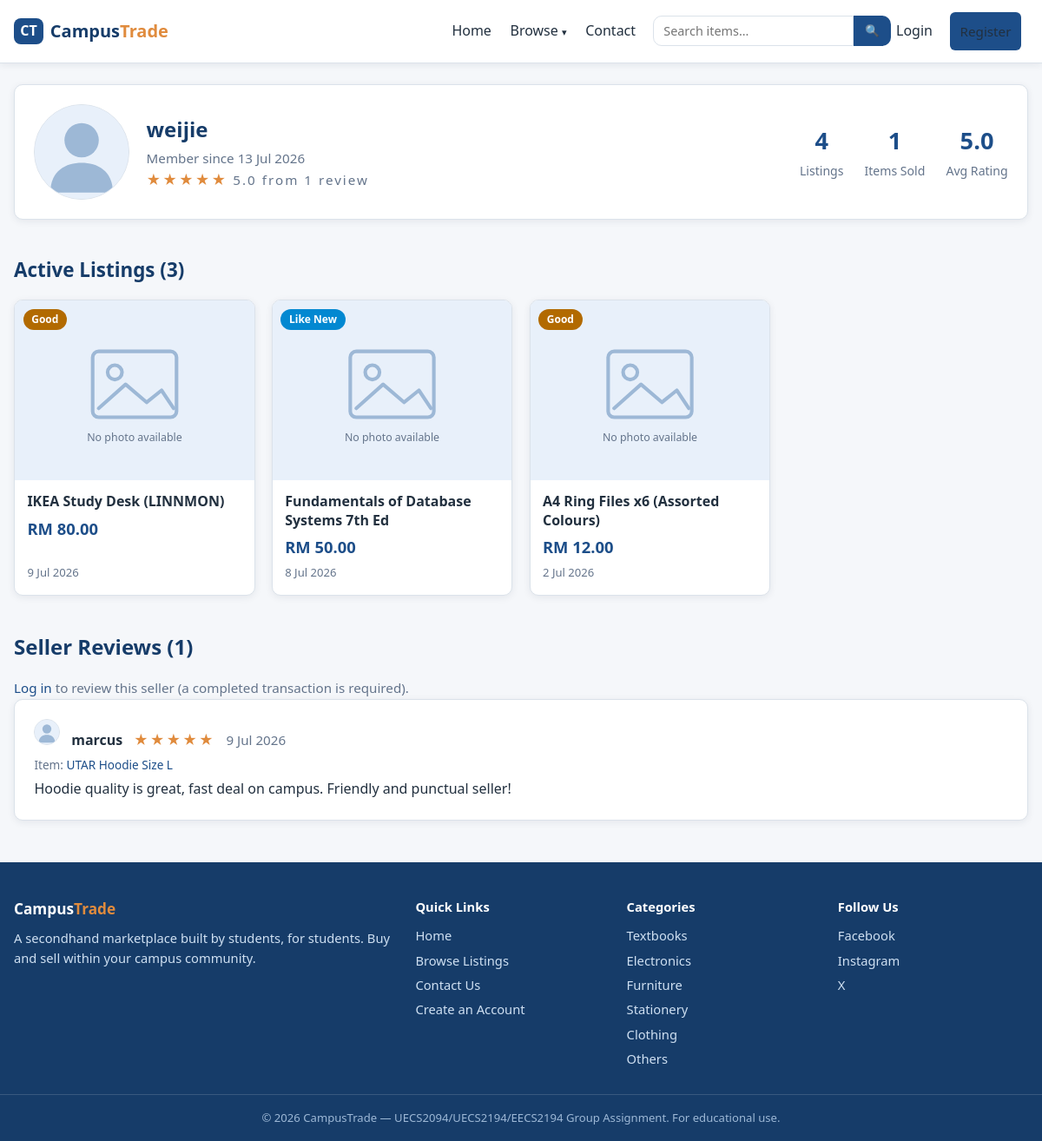
Page /seller.php?id=3 on the committed database.
### tables this page shows
CREATE TABLE users (
  user_id       INT AUTO_INCREMENT PRIMARY KEY,
  username      VARCHAR(50)  NOT NULL UNIQUE,
  email         VARCHAR(100) NOT NULL UNIQUE,
  password      VARCHAR(255) NOT NULL,
  phone         VARCHAR(20)  NULL,
  profile_image VARCHAR(255) NOT NULL DEFAULT 'default.png',
  qr_image      VARCHAR(255) NULL,
  role          ENUM('user','admin') NOT NULL DEFAULT 'user',
  created_at    DATETIME NOT NULL DEFAULT CURRENT_TIMESTAMP
);

CREATE TABLE listings (
  listing_id     INT AUTO_INCREMENT PRIMARY KEY,
  user_id        INT NOT NULL,
  title          VARCHAR(100) NOT NULL,
  description    TEXT NOT NULL,
  price          DECIMAL(10,2) NOT NULL,
  category       VARCHAR(50) NOT NULL,
  item_condition ENUM('New','Like New','Good','Fair') NOT NULL,
  image          VARCHAR(255) NULL,
  status         ENUM('Available','Sold','Reserved') NOT NULL DEFAULT 'Available',
  created_at     DATETIME NOT NULL DEFAULT CURRENT_TIMESTAMP,
  updated_at     DATETIME NULL ON UPDATE CURRENT_TIMESTAMP,
  CONSTRAINT fk_listings_user FOREIGN KEY (user_id)
    REFERENCES users(user_id) ON DELETE CASCADE
);

CREATE TABLE reviews (
  review_id   INT AUTO_INCREMENT PRIMARY KEY,
  seller_id   INT NOT NULL,
  reviewer_id INT NOT NULL,
  listing_id  INT NULL,
  rating      INT NOT NULL,
  comment     TEXT NULL,
  created_at  DATETIME NOT NULL DEFAULT CURRENT_TIMESTAMP,
  CONSTRAINT fk_reviews_seller FOREIGN KEY (seller_id)
    REFERENCES users(user_id) ON DELETE CASCADE,
  CONSTRAINT fk_reviews_reviewer FOREIGN KEY (reviewer_id)
    REFERENCES users(user_id) ON DELETE CASCADE,
  CONSTRAINT fk_reviews_listing FOREIGN KEY (listing_id)
    REFERENCES listings(listing_id) ON DELETE SET NULL,
  CONSTRAINT chk_rating CHECK (rating BETWEEN 1 AND 5)
);

### includes/functions.php (called while the page is built, shortened)
<?php
function e(?string $value): string
{
    return htmlspecialchars($value ?? '', ENT_QUOTES, 'UTF-8');
}
function is_logged_in(): bool
{
    return isset($_SESSION['user_id']);
}
function format_price(float $price): string
{
    return 'RM ' . number_format($price, 2);
}
function format_date(string $datetime): string
{
    return date('j M Y', strtotime($datetime));
}
function condition_class(string $condition): string
{
    return 'badge-' . strtolower(str_replace(' ', '-', $condition));
}
function listing_image(?string $image): string
{
    return 'images/placeholder.svg';
}
function user_avatar(?string $image): string
{
    return 'images/avatar.svg';
}
function render_stars(float $rating): string
{
    $rounded = (int) round($rating);
    return str_repeat('★', $rounded) . str_repeat('☆', 5 - $rounded);
}
function seller_rating(mysqli $conn, int $seller_id): array
{
    $stmt = $conn->prepare('SELECT AVG(rating) AS avg_rating, COUNT(*) AS total FROM reviews WHERE seller_id = ?');
    $stmt->bind_param('i', $seller_id);
    $stmt->execute();
    $row = $stmt->get_result()->fetch_assoc();
    return ['avg' => (float) ($row['avg_rating'] ?? 0), 'count' => (int) $row['total']];
}

### seller.php (the view, shortened to what this page needs)
<?php
require_once __DIR__ . '/includes/db.php';
$seller_id = (int) ($_GET['id'] ?? $_POST['seller_id'] ?? 0);
$stmt = $conn->prepare('SELECT user_id, username, profile_image, created_at FROM users WHERE user_id = ?');
$stmt->bind_param('i', $seller_id);
$stmt->execute();
$seller = $stmt->get_result()->fetch_assoc();
$stmt = $conn->prepare(
    "SELECT
        (SELECT COUNT(*) FROM listings WHERE user_id = ?)                      AS total_listings,
        (SELECT COUNT(*) FROM listings WHERE user_id = ? AND status = 'Sold')  AS items_sold"
);
$stmt->bind_param('ii', $seller_id, $seller_id);
$stmt->execute();
$stats = $stmt->get_result()->fetch_assoc();
$rating = seller_rating($conn, $seller_id);
$stmt = $conn->prepare(
    "SELECT listing_id, title, price, item_condition, image, status, created_at
     FROM listings
     WHERE user_id = ? AND status <> 'Sold'
     ORDER BY created_at DESC"
);
$stmt->bind_param('i', $seller_id);
$stmt->execute();
$active_listings = $stmt->get_result()->fetch_all(MYSQLI_ASSOC);
$stmt = $conn->prepare(
    'SELECT r.review_id, r.reviewer_id, r.rating, r.comment, r.created_at,
            u.username AS reviewer_name, u.profile_image AS reviewer_image,
            l.title AS listing_title, l.listing_id
     FROM reviews r
     JOIN users u ON r.reviewer_id = u.user_id
     LEFT JOIN listings l ON r.listing_id = l.listing_id
     WHERE r.seller_id = ?
     ORDER BY r.created_at DESC'
);
$stmt->bind_param('i', $seller_id);
$stmt->execute();
$reviews = $stmt->get_result()->fetch_all(MYSQLI_ASSOC);
$can_review = false;
$reviewable_listings = [];
require_once __DIR__ . '/includes/header.php';
?>
<div class="container">
    <section class="seller-profile-head card">
        <img src="<?= e(user_avatar($seller['profile_image'])) ?>"
             alt="<?= e($seller['username']) ?>'s profile picture" class="avatar avatar-xl">
        <div>
            <h1><?= e($seller['username']) ?></h1>
            <p class="muted">Member since <?= format_date($seller['created_at']) ?></p>
            <?php if ($rating['count'] > 0): ?>
                <p class="stars"><?= render_stars($rating['avg']) ?>
                    <span class="muted"><?= number_format($rating['avg'], 1) ?> from <?= $rating['count'] ?> review<?= $rating['count'] === 1 ? '' : 's' ?></span></p>
            <?php else: ?>
                <p class="muted">No reviews yet</p>
            <?php endif; ?>
        </div>
        <div class="seller-profile-stats">
            <div class="stat">
                <span class="stat-number"><?= (int) $stats['total_listings'] ?></span>
                <span class="stat-label">Listings</span>
            </div>
            <div class="stat">
                <span class="stat-number"><?= (int) $stats['items_sold'] ?></span>
                <span class="stat-label">Items Sold</span>
            </div>
            <div class="stat">
                <span class="stat-number"><?= $rating['count'] > 0 ? number_format($rating['avg'], 1) : '—' ?></span>
                <span class="stat-label">Avg Rating</span>
            </div>
        </div>
    </section>
    <section class="section">
        <h2 class="section-title">Active Listings (<?= count($active_listings) ?>)</h2>
        <?php if (!$active_listings): ?>
            <p class="empty-state">This seller has no active listings right now.</p>
        <?php else: ?>
            <div class="card-grid">
                <?php foreach ($active_listings as $item): ?>
                    <a class="item-card" href="item.php?id=<?= (int) $item['listing_id'] ?>">
                        <div class="item-image">
                            <img src="<?= e(listing_image($item['image'])) ?>" alt="<?= e($item['title']) ?>">
                            <span class="badge <?= condition_class($item['item_condition']) ?>"><?= e($item['item_condition']) ?></span>
                        </div>
                        <div class="item-body">
                            <h3 class="item-title"><?= e($item['title']) ?></h3>
                            <p class="item-price"><?= format_price((float) $item['price']) ?></p>
                            <p class="item-meta"><span><?= format_date($item['created_at']) ?></span></p>
                        </div>
                    </a>
                <?php endforeach; ?>
            </div>
        <?php endif; ?>
    </section>
    <section class="reviews-section">
        <h2>Seller Reviews (<?= count($reviews) ?>)</h2>
        <?php if ($can_review): ?>
            <form method="post" action="seller.php" class="review-form card" id="reviewForm">
                <input type="hidden" name="action" value="add_review">
                <input type="hidden" name="seller_id" value="<?= $seller_id ?>">
                <div class="form-group">
                    <label>Your Rating *</label>
                    <div class="star-input" id="starInput">
                        <?php for ($s = 5; $s >= 1; $s--): ?>
                            <input type="radio" name="rating" id="star<?= $s ?>" value="<?= $s ?>" required>
                            <label for="star<?= $s ?>" title="<?= $s ?> star<?= $s === 1 ? '' : 's' ?>">&#9733;</label>
                        <?php endfor; ?>
                    </div>
                </div>
                <div class="form-group">
                    <label for="listing_id">Which item was your transaction for?</label>
                    <select id="listing_id" name="listing_id">
                        <option value="0">— Prefer not to say —</option>
                        <?php foreach ($reviewable_listings as $l): ?>
                            <option value="<?= (int) $l['listing_id'] ?>"><?= e($l['title']) ?></option>
                        <?php endforeach; ?>
                    </select>
                </div>
                <div class="form-group">
                    <label for="comment">Comment (optional)</label>
                    <textarea id="comment" name="comment" rows="3" maxlength="1000"
                              placeholder="How was your experience with this seller?"></textarea>
                </div>
                <button type="submit" class="btn btn-primary">Post Review</button>
            </form>
        <?php elseif (is_logged_in() && $_SESSION['user_id'] !== $seller_id): ?>
            <p class="muted">You can review this seller after completing a transaction with them.</p>
        <?php elseif (!is_logged_in()): ?>
            <p class="muted"><a href="login.php">Log in</a> to review this seller (a completed transaction is required).</p>
        <?php endif; ?>
        <?php if (!$reviews): ?>
            <p class="empty-state">No reviews for this seller yet.</p>
        <?php else: ?>
            <ul class="review-list">
                <?php foreach ($reviews as $review): ?>
                    <li class="review card">
                        <div class="review-head">
                            <img src="<?= e(user_avatar($review['reviewer_image'])) ?>" alt="" class="avatar">
                            <strong><?= e($review['reviewer_name']) ?></strong>
                            <span class="stars"><?= render_stars((float) $review['rating']) ?></span>
                            <span class="muted"><?= format_date($review['created_at']) ?></span>
                        </div>
                        <?php if ($review['listing_title']): ?>
                            <p class="muted review-item-ref">Item:
                                <a href="item.php?id=<?= (int) $review['listing_id'] ?>"><?= e($review['listing_title']) ?></a></p>
                        <?php endif; ?>
                        <?php if ($review['comment']): ?>
                            <p><?= nl2br(e($review['comment'])) ?></p>
                        <?php endif; ?>
                    </li>
                <?php endforeach; ?>
            </ul>
        <?php endif; ?>
    </section>
</div>
<?php require_once __DIR__ . '/includes/footer.php'; ?>

### css/style.css (style rules this page uses)
:root { --primary: #1d4e89; --primary-dark: #163c69; --primary-light: #e8f0fa; --accent: #f4a259; --accent-dark: #e08b3d; --success: #2e7d32; --danger: #c62828; --warning: #b26a00; --text: #22303f; --text-muted: #64748b; --bg: #f5f7fa; --surface: #ffffff; --border: #dbe2ea; --radius: 10px; --shadow: 0 2px 8px rgba(24, 40, 66, 0.08); --shadow-hover: 0 6px 18px rgba(24, 40, 66, 0.14); --font: "Segoe UI", system-ui, -apple-system, Arial, sans-serif; }
* { margin: 0; padding: 0; box-sizing: border-box; }
html { font-size: 16px; }
body { font-family: var(--font); color: var(--text); background: var(--bg); line-height: 1.6; min-height: 100vh; display: flex; flex-direction: column; }
img { max-width: 100%; display: block; }
a { color: var(--primary); text-decoration: none; }
ul { list-style: none; }
.container { width: 100%; max-width: 1200px; margin: 0 auto; padding: 0 1rem; }
.section { margin-top: 2.5rem; }
.section-title { font-size: 1.4rem; margin-bottom: 1rem; color: var(--primary-dark); }
.muted { color: var(--text-muted); font-size: 0.95rem; }
.stat-number { display: block; font-size: 1.7rem; font-weight: 700; color: var(--primary); }
.stat-label { color: var(--text-muted); font-size: 0.88rem; }
.card-grid { display: grid; grid-template-columns: 1fr; gap: 1.2rem; }
.item-card { background: var(--surface); border: 1px solid var(--border); border-radius: var(--radius); overflow: hidden; box-shadow: var(--shadow); color: var(--text); display: flex; flex-direction: column; transition: transform 0.15s, box-shadow 0.15s; }
.item-image { position: relative; aspect-ratio: 4 / 3; background: var(--primary-light); overflow: hidden; display: block; }
.item-image img { width: 100%; height: 100%; object-fit: cover; }
.item-body { padding: 0.9rem; display: flex; flex-direction: column; gap: 0.3rem; flex: 1; }
.item-title { font-size: 1rem; line-height: 1.35; overflow: hidden; display: -webkit-box; -webkit-line-clamp: 2; -webkit-box-orient: vertical; }
.item-price { font-size: 1.15rem; font-weight: 700; color: var(--primary); }
.item-meta { display: flex; justify-content: space-between; color: var(--text-muted); font-size: 0.82rem; margin-top: auto; }
.badge { position: absolute; top: 0.6rem; left: 0.6rem; padding: 0.15rem 0.6rem; border-radius: 999px; font-size: 0.75rem; font-weight: 700; color: #fff; }
.badge-like-new { background: #0288d1; }
.badge-good { background: var(--warning); }
.card { background: var(--surface); border: 1px solid var(--border); border-radius: var(--radius); padding: 1.4rem; box-shadow: var(--shadow); }
.reviews-section { margin-top: 2.5rem; }
.reviews-section h2 { color: var(--primary-dark); margin-bottom: 1rem; }
.review-list { display: grid; gap: 0.9rem; }
.review-head { display: flex; gap: 0.8rem; align-items: baseline; flex-wrap: wrap; margin-bottom: 0.3rem; }
.stars { color: var(--accent-dark); letter-spacing: 2px; }
.avatar { width: 40px; height: 40px; border-radius: 50%; object-fit: cover; border: 1px solid var(--border); background: var(--primary-light); }
.avatar-xl { width: 110px; height: 110px; }
.seller-profile-head { display: flex; flex-wrap: wrap; gap: 1.2rem; align-items: center; margin-top: 1.5rem; }
.seller-profile-head h1 { color: var(--primary-dark); margin-bottom: 0.15rem; }
.seller-profile-stats { display: flex; gap: 1.5rem; margin-left: auto; text-align: center; }
.review-item-ref { font-size: 0.85rem; margin-bottom: 0.25rem; }
.review-head .avatar { width: 30px; height: 30px; }
@media (min-width: 768px) { .card-grid { grid-template-columns: repeat(2, 1fr); } }
@media (min-width: 1024px) { .card-grid { grid-template-columns: repeat(4, 1fr); } }

### rows in the picture
users: username "weijie", created_at "13 Jul 2026"
listings: item_condition "Good", title "IKEA Study Desk (LINNMON)", price "RM 80.00", created_at "9 Jul 2026"
listings: item_condition "Like New", title "Fundamentals of Database Systems 7th Ed", price "RM 50.00", created_at "8 Jul 2026"
listings: item_condition "Good", title "A4 Ring Files x6 (Assorted Colours)", price "RM 12.00", created_at "2 Jul 2026"
reviews: reviewer.username "marcus", rating "★★★★★", created_at "9 Jul 2026", listing.title "UTAR Hoodie Size L", comment "Hoodie quality is great, fast deal on campus. Friendly and punctual seller!"

### other values in the picture
render_stars($rating['avg']) "★★★★★"
$rating['avg'] "5.0"
$rating['count'] "1"
$stats['total_listings'] "4"
$stats['items_sold'] "1"
count($active_listings) "3"
count($reviews) "1"
$cat "Textbooks"
$cat "Electronics"
$cat "Furniture"
$cat "Stationery"
$cat "Clothing"
$cat "Others"
